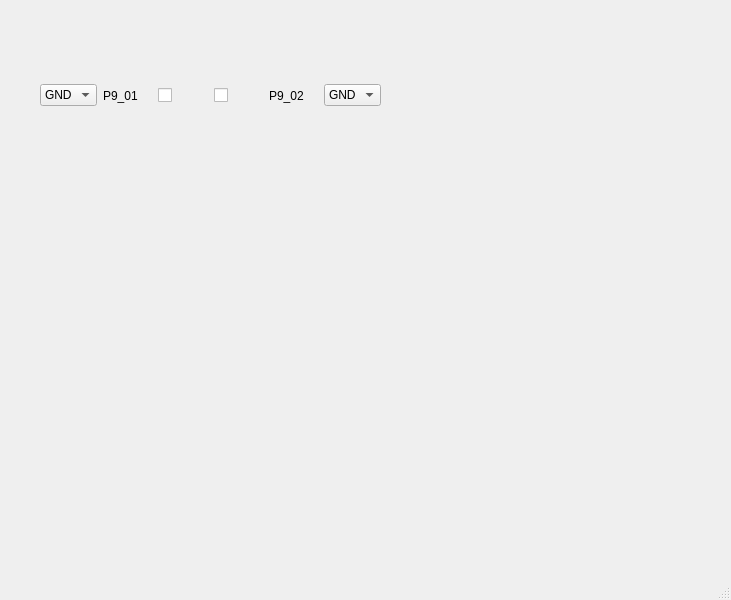
<?xml version="1.0" encoding="UTF-8"?>
<ui version="4.0">
 <class>MainWindow</class>
 <widget class="QMainWindow" name="MainWindow">
  <property name="geometry">
   <rect>
    <x>0</x>
    <y>0</y>
    <width>731</width>
    <height>600</height>
   </rect>
  </property>
  <property name="windowTitle">
   <string>MainWindow</string>
  </property>
  <widget class="QWidget" name="centralwidget">
   <widget class="QWidget" name="horizontalLayoutWidget">
    <property name="geometry">
     <rect>
      <x>40</x>
      <y>80</y>
      <width>341</width>
      <height>31</height>
     </rect>
    </property>
    <layout class="QHBoxLayout" name="horizontalLayout">
     <item>
      <widget class="QComboBox" name="comboBox">
       <item>
        <property name="text">
         <string>GND</string>
        </property>
       </item>
      </widget>
     </item>
     <item>
      <widget class="QLabel" name="label">
       <property name="text">
        <string>P9_01</string>
       </property>
      </widget>
     </item>
     <item>
      <widget class="QCheckBox" name="checkBox_2">
       <property name="text">
        <string/>
       </property>
      </widget>
     </item>
     <item>
      <widget class="QCheckBox" name="checkBox">
       <property name="text">
        <string/>
       </property>
      </widget>
     </item>
     <item>
      <widget class="QLabel" name="label_2">
       <property name="text">
        <string>P9_02</string>
       </property>
      </widget>
     </item>
     <item>
      <widget class="QComboBox" name="comboBox_2">
       <item>
        <property name="text">
         <string>GND</string>
        </property>
       </item>
      </widget>
     </item>
    </layout>
   </widget>
  </widget>
  <widget class="QMenuBar" name="menubar">
   <property name="geometry">
    <rect>
     <x>0</x>
     <y>0</y>
     <width>731</width>
     <height>23</height>
    </rect>
   </property>
  </widget>
  <widget class="QStatusBar" name="statusbar"/>
 </widget>
 <resources/>
 <connections/>
</ui>
